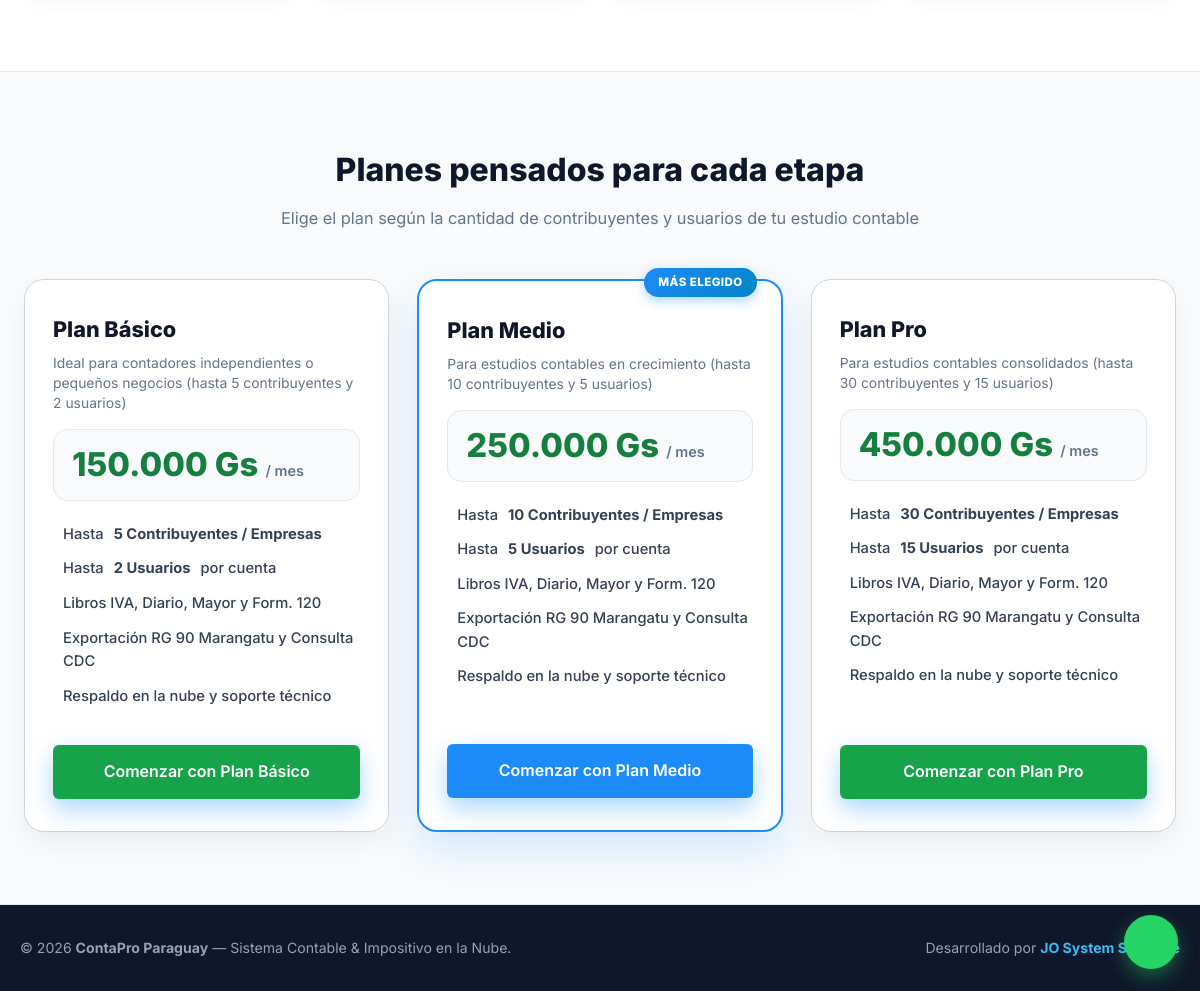
Before: / (lower part) with the older database file.
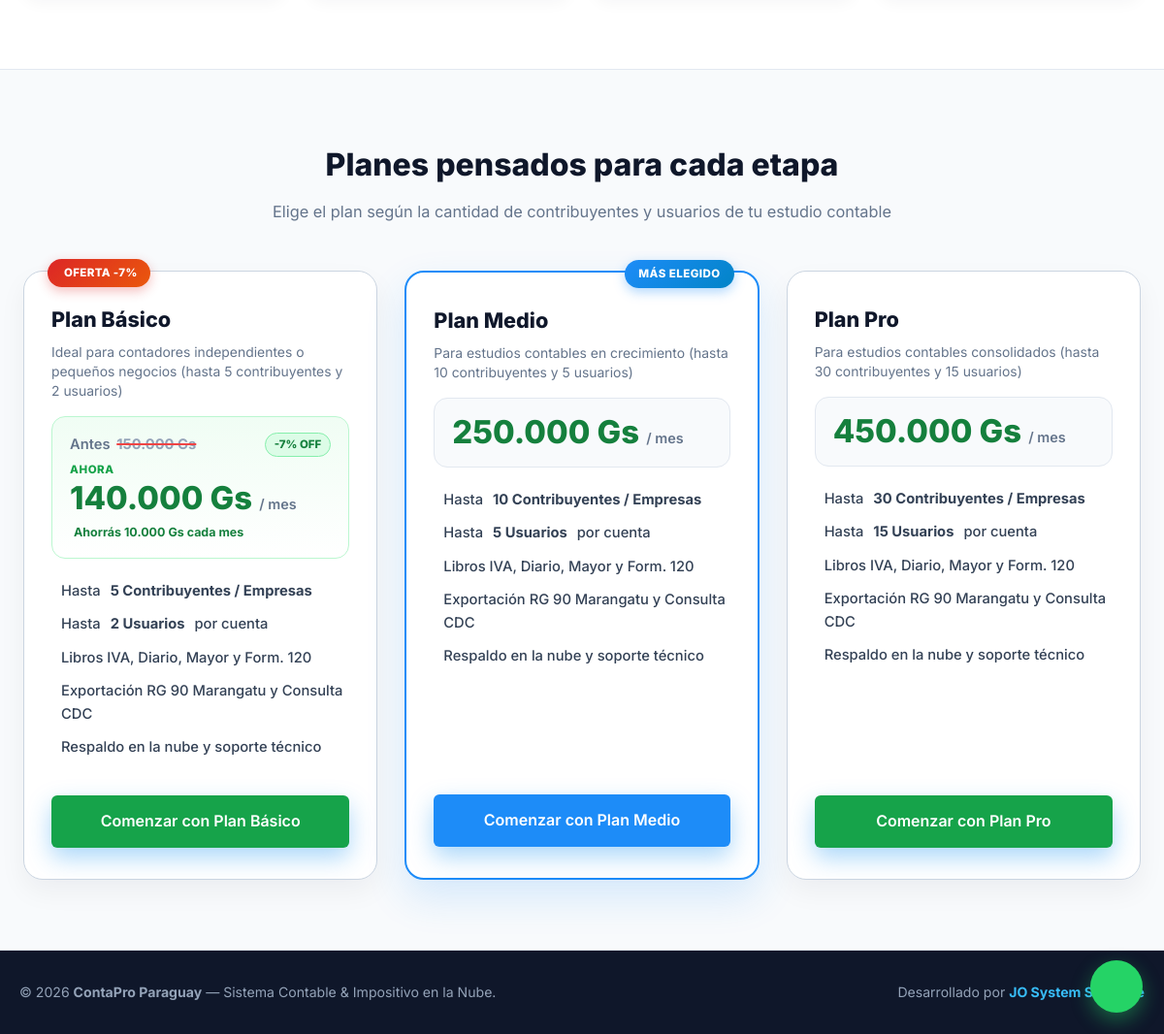
After: the same page with the newer database file.
### tables this page shows
CREATE TABLE `planes` (
  `id_plan` int NOT NULL AUTO_INCREMENT,
  `codigo_plan` varchar(30) NOT NULL,
  `nombre_plan` varchar(100) NOT NULL,
  `max_contribuyentes` int NOT NULL DEFAULT '5',
  `max_usuarios` int NOT NULL DEFAULT '2',
  `precio_anterior` decimal(15,2) DEFAULT '0.00',
  `precio_mensual` decimal(15,2) DEFAULT '0.00',
  `descripcion` varchar(255) DEFAULT NULL,
  `estado` varchar(1) DEFAULT 'A',
  `orden` int DEFAULT '1',
  PRIMARY KEY (`id_plan`)
);

### app/Controllers/AuthController.php (called while the page is built, shortened)
<?php
class AuthController {
    public static function landing(): void {
        $planes = Database::queryForList("SELECT * FROM planes WHERE estado = 'A' ORDER BY orden, id_plan");
        View::render('landing', ['planes' => $planes]);
    }
}

### core/Database.php (called while the page is built, shortened)
<?php
class Database {
    private static ?PDO $pdo = null;
    public static function getConnection(): PDO {
        if (self::$pdo === null) {
            $cfg = require __DIR__ . '/../config/database.php';
            $dsn = sprintf(
                'mysql:host=%s;port=%s;dbname=%s;charset=%s',
                $cfg['host'],
                $cfg['port'],
                $cfg['dbname'],
                $cfg['charset']
            );
            self::$pdo = new PDO($dsn, $cfg['username'], $cfg['password'], [
                PDO::ATTR_ERRMODE            => PDO::ERRMODE_EXCEPTION,
                PDO::ATTR_DEFAULT_FETCH_MODE => PDO::FETCH_ASSOC,
                PDO::ATTR_EMULATE_PREPARES   => false,
            ]);
        }
        return self::$pdo;
    }
    public static function queryForList(string $sql, array $params = []): array {
        $stmt = self::getConnection()->prepare($sql);
        $stmt->execute(array_values($params));
        $rows = $stmt->fetchAll(PDO::FETCH_ASSOC);
        return $rows ?: [];
    }
}

### views/landing.php (the view, shortened to what the changed rows need)
<!DOCTYPE html>
<html lang="es">
<head>
</head>
<body>
    <div id="planes" class="planes-bg">
        <section class="section">
            <div class="section-title">
                <h2>Planes pensados para cada etapa</h2>
            </div>
            <div class="planes-grid">
                <?php foreach (($planes ?? []) as $idx => $pl):
                    if (($pl['codigo_plan'] ?? '') === 'ILIMITADO') continue;
                    $isPopular = ($pl['codigo_plan'] ?? '') === 'MEDIO';
                    $precioActual = (float)($pl['precio_mensual'] ?? 0);
                    $precioAnt    = (float)($pl['precio_anterior'] ?? 0);
                    $tieneDesc    = ($precioAnt > $precioActual && $precioActual > 0);
                    $ahorroGs     = $tieneDesc ? ($precioAnt - $precioActual) : 0;
                    $pctDesc      = $tieneDesc ? (int)round(($ahorroGs / $precioAnt) * 100) : 0;
                    $precioFmt    = number_format($precioActual, 0, ',', '.');
                    $precioAntFmt = number_format($precioAnt, 0, ',', '.');
                    $ahorroFmt    = number_format($ahorroGs, 0, ',', '.');
                    $msgPlan = "¡Hola! Estoy interesado en el " . ($pl['nombre_plan'] ?? 'Plan') . " de ContaPro (" . ($tieneDesc ? "Oferta {$precioFmt} Gs/mes, antes {$precioAntFmt} Gs" : "{$precioFmt} Gs/mes") . " - hasta " . (int)$pl['max_contribuyentes'] . " contribuyentes y " . (int)$pl['max_usuarios'] . " usuarios). ¿Me podrían brindar más información para habilitar mi cuenta?";
                    $waPlanUrl = "https://wa.me/595982965515?text=" . rawurlencode($msgPlan);
                ?>
                <div class="plan-card <?= $isPopular ? 'popular' : '' ?> <?= $tieneDesc ? 'has-discount' : '' ?>">
                    <?php if ($tieneDesc): ?>
                        <div class="badge-oferta-top"><i class="ph ph-tag"></i> Oferta -<?= $pctDesc ?>%</div>
                    <?php endif; ?>
                    <div class="plan-name"><?= htmlspecialchars($pl['nombre_plan']) ?></div>
                    <div class="plan-desc"><?= htmlspecialchars($pl['descripcion'] ?? '') ?></div>
                    <div class="plan-price-box">
                        <?php if ($tieneDesc): ?>
                            <div class="plan-old-price-row">
                                <span class="plan-old-price">Antes <del><?= $precioAntFmt ?> Gs</del></span>
                                <span class="plan-discount-pill">-<?= $pctDesc ?>% OFF</span>
                            </div>
                            <span class="plan-now-label">Ahora</span>
                        <?php endif; ?>
                        <div class="plan-price">
                            <?= $precioFmt ?> Gs <span>/ mes</span>
                        </div>
                        <?php if ($tieneDesc): ?>
                            <div class="plan-savings-note">
                                <i class="ph ph-sparkle"></i> Ahorrás <?= $ahorroFmt ?> Gs cada mes
                            </div>
                        <?php endif; ?>
                    </div>
                    <ul class="plan-list">
                        <li><i class="ph ph-check-circle"></i> Hasta <strong><?= (int)$pl['max_contribuyentes'] ?> Contribuyentes / Empresas</strong></li>
                        <li><i class="ph ph-check-circle"></i> Hasta <strong><?= (int)$pl['max_usuarios'] ?> Usuarios</strong> por cuenta</li>
                        <li><i class="ph ph-check-circle"></i> Libros IVA, Diario, Mayor y Form. 120</li>
                        <li><i class="ph ph-check-circle"></i> Exportación RG 90 Marangatu y Consulta CDC</li>
                        <li><i class="ph ph-check-circle"></i> Respaldo en la nube y soporte técnico</li>
                    </ul>
                    <a href="<?= htmlspecialchars($waPlanUrl) ?>" target="_blank" rel="noopener" class="btn-hero" style="text-align: center; background: <?= $isPopular ? '#1d8cf8' : '#16a34a' ?>;">
                        Comenzar con <?= htmlspecialchars($pl['nombre_plan']) ?>
                    </a>
                </div>
                <?php endforeach; ?>
            </div>
        </section>
    </div>
</body>
</html>

Changed rows visible on the page:
changed planes "Plan Básico": pctDesc (not shown) → "7"; precio_anterior (not shown) → "150.000"; precio_mensual "150.000" → "140.000"; ahorroFmt (not shown) → "10.000"
